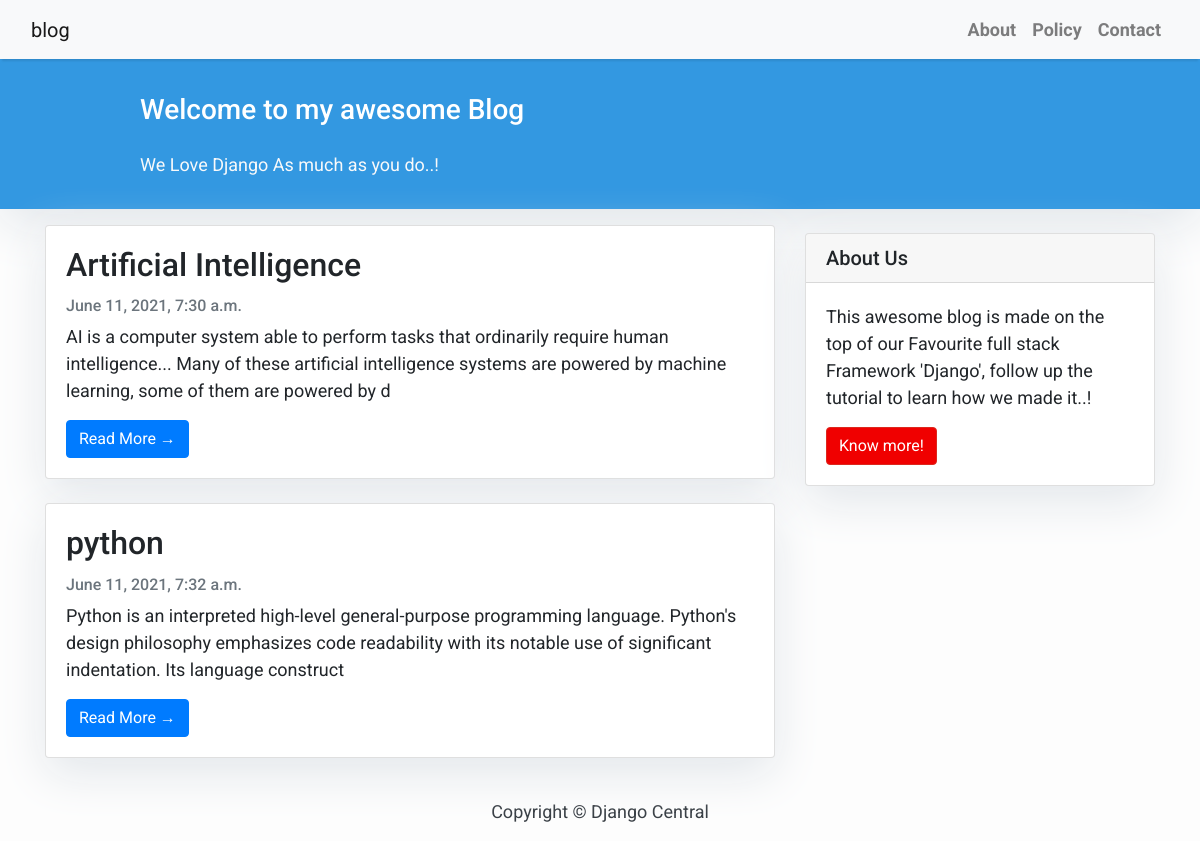
The page / on the database its author committed.
### blog/models.py (models this page shows)
class Article(models.Model):
    title = models.CharField(max_length=100,blank=False)
    content = models.TextField(max_length=3000, blank=False)
    slug = models.CharField(max_length=50, blank=False)
    created_at =models.DateTimeField(auto_created=True,auto_now_add=True,auto_now=False)
    updated_at = models.DateTimeField(auto_created=True,auto_now_add=True)

### blog/views.py (the view)
# urls.py: path('', views.ArticleList.as_view(), name='ArticleList'),
class ArticleList(generic.ListView):
    model = Article
    queryset = Article.objects.all()
    context_object_name = 'Article_list'
    template_name = 'home.html'

### blog/templates/home.html (shortened to what this page needs)
{% extends "base.html" %}
{% block content %}
<header class="masthead">
    <div class="container">
        <div class="row">
            <div class=" col-md-8 col-md-10 mx-auto">
                <div class="site-heading">
                    <h3 class=" site-heading my-4 mt-3 text-white"> Welcome to my awesome Blog </h3>
                    <p class="text-light">We Love Django As much as you do..! &nbsp
                    </p>
                </div>
            </div>
        </div>
    </div>
</header>
<div class="container">
    <div class="row">
        <div class="col-md-8 mt-3 left">
            {% for Article in Article_list %}
            <div class="card mb-4">
                <div class="card-body">
                    <h2 class="card-title">{{ Article.title }}</h2>
                    <p class="card-text text-muted h6">{{ Article.created_at}} </p>
                    <p class="card-text">{{Article.content|slice:":200" }}</p>
                    <a href="{% url 'ArticleDetaill' Article.slug  %}" class="btn btn-primary">Read More &rarr;</a>
                </div>
            </div>
            {% endfor %}
        </div>
        {% block sidebar %} {% include 'sidebar.html' %} {% endblock sidebar %}
    </div>
</div>
{%endblock%}

### blog/templates/base.html (shortened to what this page needs)
<!DOCTYPE html>
<html>
    <head>
        <link rel="stylesheet" href="https://maxcdn.bootstrapcdn.com/bootstrap/4.0.0/css/bootstrap.min.css"
 />
    </head>
    <body>
        <nav class="navbar navbar-expand-lg navbar-light bg-light shadow" id="mainNav">
            <div class="container-fluid">
                <a class="navbar-brand" href="{% url 'ArticleList' %}">blog</a>
                <div class="collapse navbar-collapse" id="navbarResponsive">
                    <ul class="navbar-nav ml-auto">
                        <li class="nav-item text-black">
                            <a class="nav-link text-black font-weight-bold" href="#">About</a>
                        </li>
                        <li class="nav-item text-black">
                            <a class="nav-link text-black font-weight-bold" href="#">Policy</a>
                        </li>
                        <li class="nav-item text-black">
                            <a class="nav-link text-black font-weight-bold" href="#">Contact</a>
                        </li>
                    </ul>
                </div>
            </div>
        </nav>
        {% block content %}{% endblock content %}
        <footer class="py-3 bg-grey">
            <p class="m-0 text-dark text-center ">Copyright &copy; Django Central</p>
        </footer>
    </body>
</html>

### blog/templates/sidebar.html (shortened to what this page needs)
{% block sidebar %}
<div class="col-md-4 float-right ">
<div class="card my-4">
        <h5 class="card-header">About Us</h5>
    <div class="card-body">
        <p class="card-text"> This awesome blog is made on the top of our Favourite full stack Framework 'Django', follow up the tutorial to learn how we made it..!</p>
        <a href="https://djangocentral.com/building-a-blog-application-with-django"
           class="btn btn-danger">Know more!</a>
    </div>
</div>
</div>
{% endblock sidebar %}

### blog/templates/base.html (style rules this page uses)
body { font-family: "Roboto", sans-serif; font-size: 17px; background-color: #fdfdfd; }
.shadow { box-shadow: 0 4px 2px -2px rgba(0, 0, 0, 0.1); }
.btn-danger { color: #fff; background-color: #f00000; border-color: #dc281e; }
.masthead { background: #3398E1; height: auto; padding-bottom: 15px; box-shadow: 0 16px 48px #E3E7EB; padding-top: 10px; }

### blog/templates/home.html (style rules this page uses)
body { font-family: "Roboto", sans-serif; font-size: 18px; background-color: #fdfdfd; }
.card { box-shadow: 0 16px 48px #E3E7EB; }

### blog/templates/sidebar.html (style rules this page uses)
.card { box-shadow: 0 16px 48px #E3E7EB; }

### rows shown on the page
Article: title "Artificial Intelligence", created_at "June 11, 2021, 7:30 a.m.", content "AI is a computer system able to perform tasks that ordinarily require human intelligence... Many of these artificial intelligence systems are powered by machine learning, some of them are powered by d"
Article: title "python", created_at "June 11, 2021, 7:32 a.m.", content "Python is an interpreted high-level general-purpose programming language. Python's design philosophy emphasizes code readability with its notable use of significant indentation. Its language construct"
